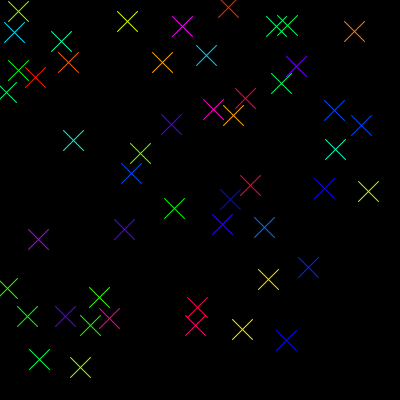
Frame 1 (no input)
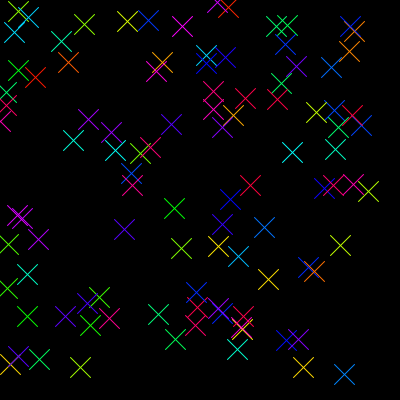
Frame 2 (the mouse pressed at the canvas centre, redrawn once)

The Processing sketch that drew these frames (run headless with seeded random() and noise(); the mouse was pressed at the canvas centre and the sketch redrawn once):

// Processing sketch: sketch_funktio5
// ── sketch_funktio5.pde
void setup()
{
  size(400,400);
  colorMode(HSB,100);
  background(0);
  noLoop();
}
final float K=10;

void rasti(float x, float y, float varisavy)
{
  
  stroke(varisavy,100,100);
  line(x-K,y-K,x+K,y+K);
  line(x-K,y+K,x+K,y-K);
}

void draw()
{
  for(int s=0; s<50; s++)
{
rasti(random(width-2*K),random(height-2*K),random(100));
}}


  
  
